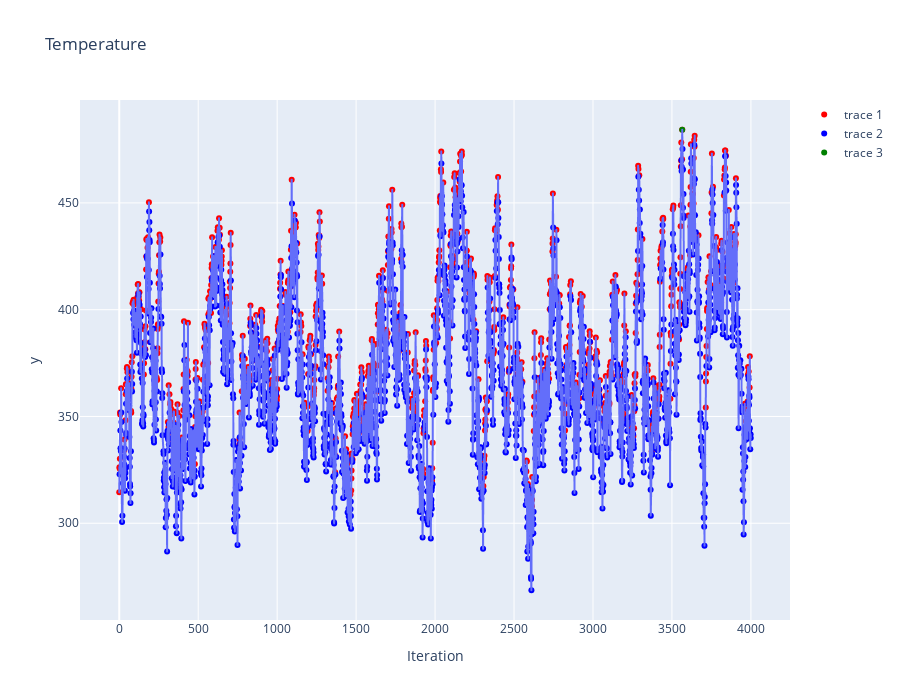

The notebook cell this image was saved under:
### Code cell
plot_temperature_history(iter_history)

### Figure 1 — Plotly figure (JSON) as saved in the notebook; plotly's stock layout.template omitted (floating-point values rounded to 4 significant figures; data arrays with more than 128 entries replaced by an {"elided": "..."} marker saying what was removed)
{"data": [{"hovertemplate": "Iteration=%{x}<br>y=%{y}<extra></extra>", "legendgroup": "", "line": {"color": "#636efa", "dash": "solid"}, "marker": {"symbol": "circle"}, "mode": "lines", "name": "", "showlegend": false, "x": {"elided": "3304 int values"}, "xaxis": "x", "y": {"elided": "3304 float values"}, "yaxis": "y", "type": "scattergl"}, {"marker": {"color": "red"}, "mode": "markers", "x": {"elided": "1010 int values"}, "y": {"elided": "1010 float values"}, "type": "scatter"}, {"marker": {"color": "blue"}, "mode": "markers", "x": {"elided": "2294 int values"}, "y": {"elided": "2294 float values"}, "type": "scatter"}, {"marker": {"color": "green"}, "mode": "markers", "x": [3565], "y": [484.3], "type": "scatter"}], "layout": {"xaxis": {"anchor": "y", "domain": [0.0, 1.0], "title": {"text": "Iteration"}}, "yaxis": {"anchor": "x", "domain": [0.0, 1.0], "title": {"text": "y"}}, "legend": {"tracegroupgap": 0}, "title": {"text": "Temperature"}, "height": 700}}
